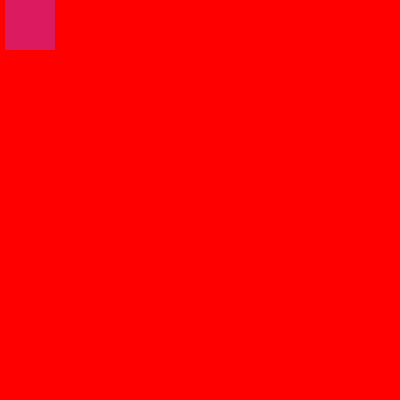
Frame 1 (no input)
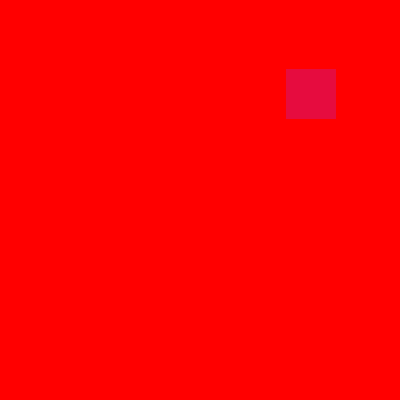
Frame 60 (the mouse pressed at the canvas centre just before this capture)
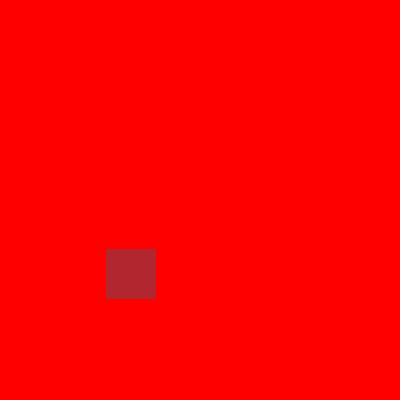
Frame 120 (the mouse held since frame 60 and released just before this capture)

The Processing sketch that drew these frames (run headless with seeded random() and noise(); from frame 60 on, the mouse is pressed at the canvas centre):

// Processing sketch: processing_5638
// ── processing_5638.pde

int x = 0; 
int y = 0; 
  
float rood;  // kleur van het vierkantje
float groen; 
float blauw; 
  
int speed = 5; 
 
int state = 0; 
 
void setup(){ 
  size(400,400); 
} 
 
void draw() { 
  background (255,0,0); 
 
  noStroke(); 
  //fill(0,0,255); 

  rood  = random(0,255); 
  groen = random(0,255); 
  blauw = random(0,255); 
  
   
  x = x + speed; 
  
  // teken het vierkantje 
  fill(rood,groen,blauw,100); 
  rect(x,y,50,50); 
  
  if(state == 0 ) 
  { x = x + speed; 
    if (x > width-50) 
    { x = width-50; 
      state = 1; 
    } 
  } 
  else if (state == 1) 
  { y = y + speed - 2; 
    x = x - speed - 3; 
    if (x < 0) 
    { y = 200; 
      x = 0; 
      state = 2; 
    }  
  } 
  else if (state == 2) 
  { x = x + speed; 
    if (x > width-50) 
    { y = 200; 
      x = 350; 
      state = 3; 
    } 
  } 
  else if (state == 3) 
  { y = y + speed - 2; 
    x = x - speed + 1; 
    
    if (x < 0) 
    { 
      y = 350; 
      x = 0; 
      state = 4; 
    } 
  } 
  else if (state == 4) 
  { x = x + speed; 
    if (x > width-50) 
    { y = 350; 
      x = 350; 
      state = 5; 
    } 
  } 
  else if (state == 5) 
  { 
    x = 0; 
    y = 0; 
    state = 0; 
  } 
} 
 
